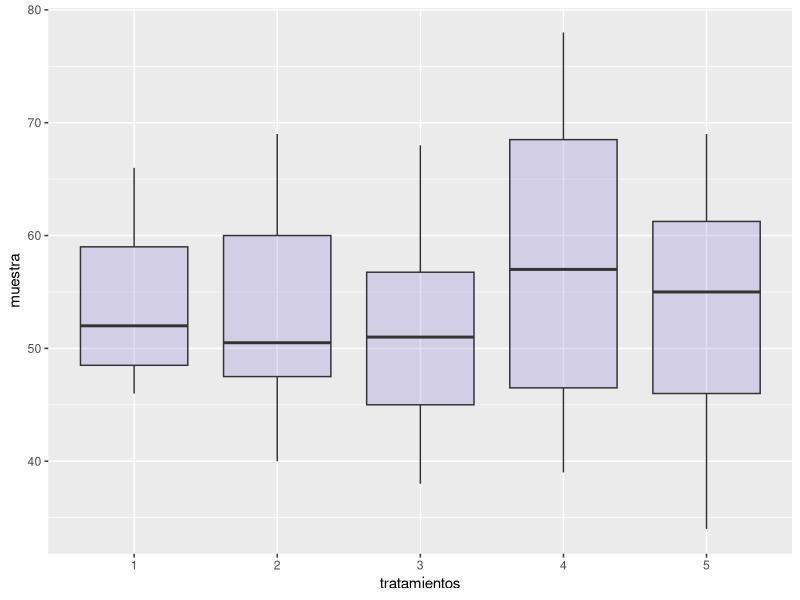

Source code (R):
library(ggplot2)

datos <- read.csv('EXA_C01_S04_01.csv', header=T)

attach(datos)

print(names(datos))

x <- AGE

muestra <- sample(x, 50, replace=F)

factor <- as.factor(rep(1:5, c(10,10,10,10,10)))

print(factor)

print(length(muestra))
print(length(factor))

dd = data.frame(muestra,factor)

g <- ggplot(dd, aes(x=factor, y=muestra)) +
   geom_boxplot(fill="slateblue", alpha=0.2) +
   xlab("tratamientos")

print(g)

